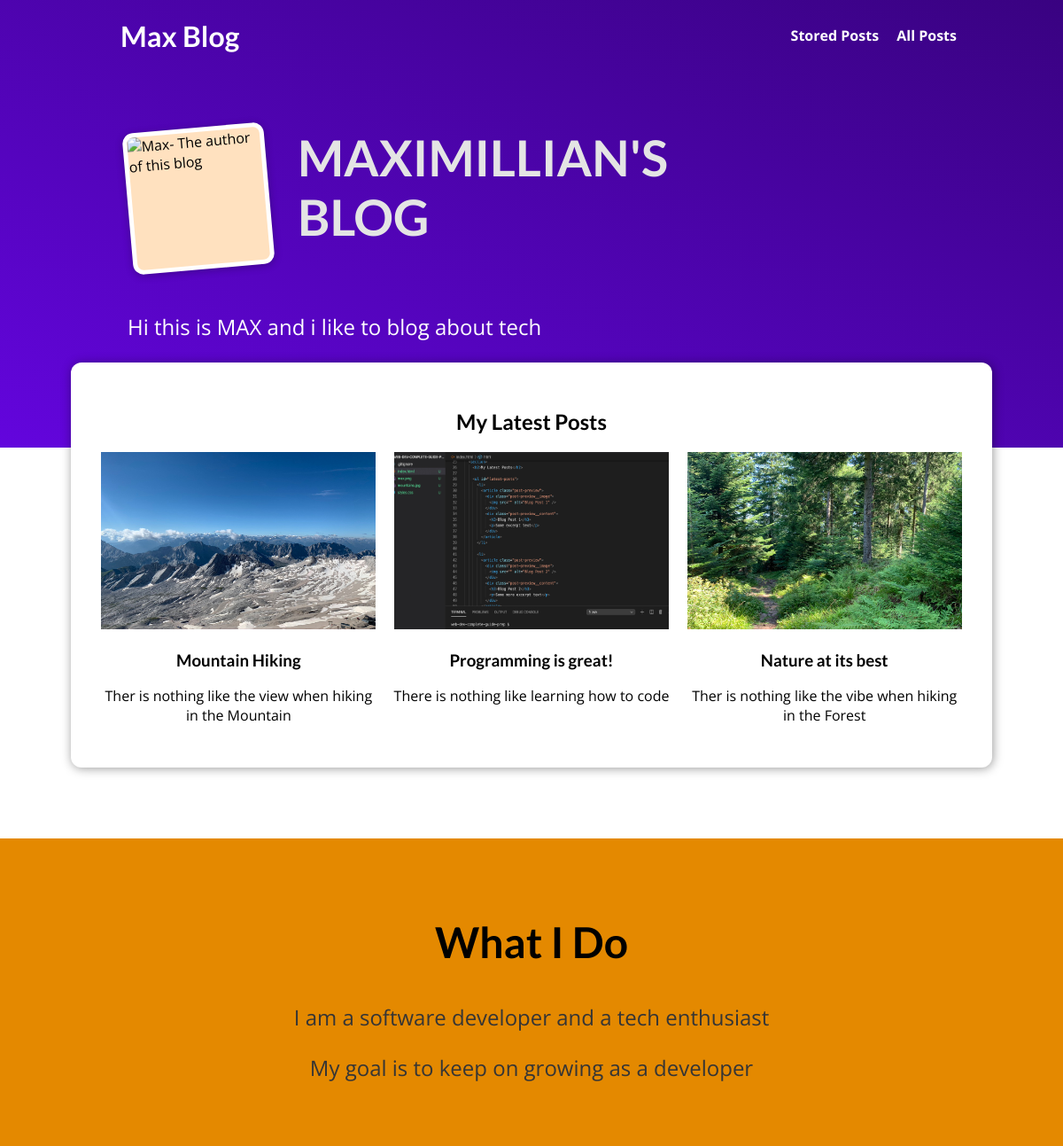
The page / on the database its author committed.
### blog/models.py (models this page shows, shortened)
class Post(models.Model):
    title=models.CharField(max_length=50)
    excerpt=models.CharField(max_length=100)
    image=models.ImageField(upload_to="posts",null=True)
    date=models.DateField(auto_now=True)
    slug=models.SlugField(unique=True,db_index=True)
    content=models.TextField(validators=[MinLengthValidator(10)])
    author = models.ForeignKey(
        Author, on_delete=models.SET_NULL, null=True, related_name="posts")
    tags = models.ManyToManyField(Tag)

### blog/views.py (the view)
# urls.py: path("",views.StartingPageView.as_view(),name="starting-page"),
class StartingPageView(ListView):
    template_name = "blog/index.html"
    model=Post
    odering = ["-date"]
    context_object_name = "posts"
    def get_queryset(self):
        queryset = super().get_queryset()
        data = queryset[:3]
        return data

### blog/templates/blog/index.html (shortened to what this page needs)
{% extends "base.html" %}
{% load static %}
{% block css_files %}
    <link rel="stylesheet" href="{% static 'blog/post.css' %}"/>
    <link rel="stylesheet" href="{% static "blog/index.css" %}"/>
{% endblock %}
{% block content %}
<section id="welcome">
   <header>
    <img src="{% static "/blog/images/max.png" %}" alt="Max- The author of this blog"/>
    <h2>MAXIMILLIAN'S BLOG</h2>
    </header>
   <p> Hi this is MAX and i like to blog about tech</p>
</section>
<section id="latest" >
    <h2>My Latest Posts</h2>
    <ul>
        {% for post in posts %}
            {% include "blog/includes/post.html" %}
        {% endfor %}
    </ul>
</section>
<section id="about">
    <h2> What I Do </h2>
    <p> I am a software developer and a tech enthusiast</p>
<p> My goal is to keep on growing as a developer </p>
</section>
{% endblock %}

### blog/templates/blog/includes/post.html
<li>
    <article class="posts">
    <a href="{% url "post-detail-page" post.slug %}" style="text-decoration:none">
        <img src="{{ post.image.url }}" alt="{{ post.title }}"  style="height: 200px; width: 310px;"/>
        <div class="post__content">
     <h3 class="under">{{post.title}}</h3>
     <p class="under">{{post.excerpt}}</p>
    </div>
    </a></li>

### static/app.css (style rules this page uses)
* { box-sizing: border-box; }
html { font-family: 'Open Sans', 'Lato', sans-serif; }
body { margin: 0; }
h1, h2, h3 { font-family: 'Lato', sans-serif; font-weight: bold; }

### blog/static/blog/post.css (style rules this page uses)
.under { text-decoration-line: none; color: black; }

### blog/static/blog/index.css (style rules this page uses)
#welcome { background: linear-gradient(to right top, #6305dd, #390281); padding: 6rem 12%; }
#welcome header { display: flex; align-items: flex-start; margin: 3rem auto; }
#welcome img { width: 10rem; height: 10rem; object-fit: cover; object-position: top; border: 5px solid white; border-radius: 12px; background-color: #ffe1bf; transform: rotateZ(-5deg); box-shadow: 0 2px 8px rgba(0, 0, 0, 0.25); }
#welcome h2 { font-size: 3.5rem; margin: 0 0 0 2rem; color: #e4e4e4; width: 10rem; }
#welcome p { color: white; font-size: 1.5rem; }
#latest { background-color: white; padding: 2rem; border-radius: 12px; width: 65rem; margin: -6rem auto 2rem auto; box-shadow: 1px 1px 12px rgba(0, 0, 0, 0.4); }
#latest h2 { text-align: center; }
#latest ul { list-style: none; margin: 0; padding: 0; display: flex; flex-direction: row; gap: 1rem; }
#latest li { flex: 1; text-align: center; }
#about { text-align: center; padding: 3rem; background-color: #e48900; margin-top: 5rem; }
#about h2 { font-size: 3rem; }
#about p { font-size: 1.5rem; color: #353535; }

### rows shown on the page
Post: image (picture), title "Mountain Hiking", excerpt "Ther is nothing like the view when hiking in the Mountain"
Post: image (picture), title "Programming is great!", excerpt "There is nothing like learning how to code"
Post: image (picture), title "Nature at its best", excerpt "Ther is nothing like the vibe when hiking in the Forest"
